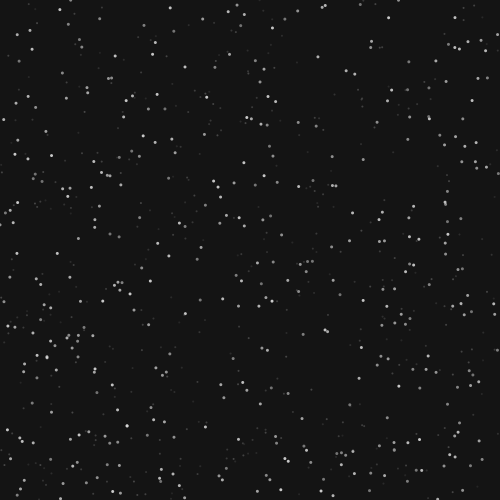
Frame 1 (no input)
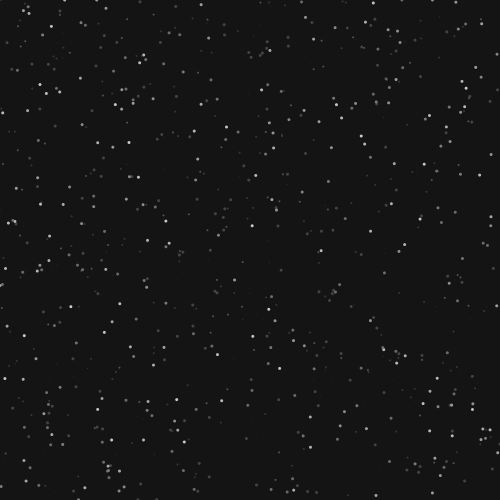
Frame 60 (the mouse pressed at the canvas centre just before this capture)
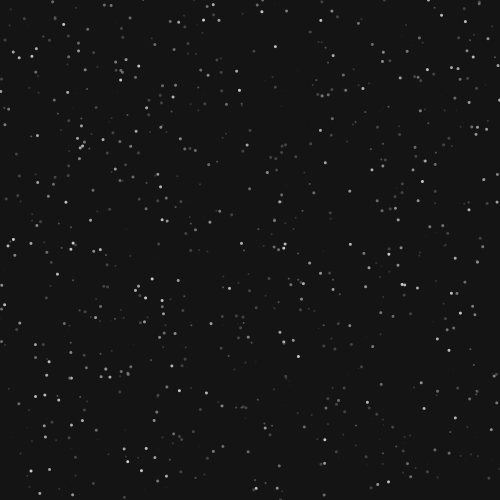
Frame 120 (the mouse held since frame 60 and released just before this capture)

The Processing sketch that drew these frames (run headless with seeded random() and noise(); from frame 60 on, the mouse is pressed at the canvas centre):

// Processing sketch: processing_42352
// ── processing_42352.pde

int numberBalls = 400;
int numberSnow = 800;

//this creates an empty array called myBalls that can contain numberBalls objects of the class Ball
Ball[] myBalls = new Ball[numberBalls];
Ball[] backsnow = new Ball[numberSnow];

void setup()
{
  size(500, 500);
  smooth();
  noStroke();
 
 //population
  
 for(int i = 0; i<numberSnow; i++)
{ 
   backsnow[i] = new Ball();
   backsnow[i].myDiameter = 2;
   backsnow[i].posX = random(0, width);
   backsnow[i].posY = random(0, height);
   backsnow[i].speedX = random(0, .5);
   backsnow[i].speedY = random(1, 2);
   backsnow[i].r = random(60, 140);
 }
 
 for(int i =0; i<numberBalls; i++)
 {
   myBalls[i] = new Ball();
   myBalls[i].myDiameter = 3;
   myBalls[i].posX = random(0, width);
   myBalls[i].posY = random(0, height);
   myBalls[i].speedX = random(0, 1);
   myBalls[i].speedY = random(1, 3);
   myBalls[i].r = random(140, 255);
   myBalls[i].a = 200;
 }

}

void draw()
{
  background(20);
 
  for(int i =0; i<numberBalls; i++)
 {
   myBalls[i].update();
   backsnow[i].update();
 }
}

class Ball //this does not exist until you call it
{
  //these are properties of the class
  int myDiameter = 10;
  float r = 255;
  float g = 255;
  float b = 255;
  float a = 110;
  float posX = 250; //these are the default properties of the class
  float posY = 250;
  float speedX = 3; //three pixels at a time
  float speedY = 2;
  //
  
  //this is the method
  //and it is a function inside the class, it can be whatever name you decide
  void update()
  {
   fill(r, a);
   ellipse(posX, posY, myDiameter, myDiameter);
  posX+= speedX;
  posY+= speedY;
  
  if(posX > width) //when you have only one instruction in your block of instruction, you don't have to use the curly brackets
  posX = 0;
  
  if(posX < 0)
  posX= width;
  
  if(posY > height)
  posY = 0;
  
  if(posY < 0)
  posY = height;
  
  if(speedY < 2)
  {
  myDiameter = 3;
  r = 130;
  }
  
  if(speedY < 1.6)
  {
  myDiameter = 2;
  r = 100;
  }
  
  if(speedY < 1.2)
  {
  myDiameter = 1;
  r = 70;
  }
  
  }
}
